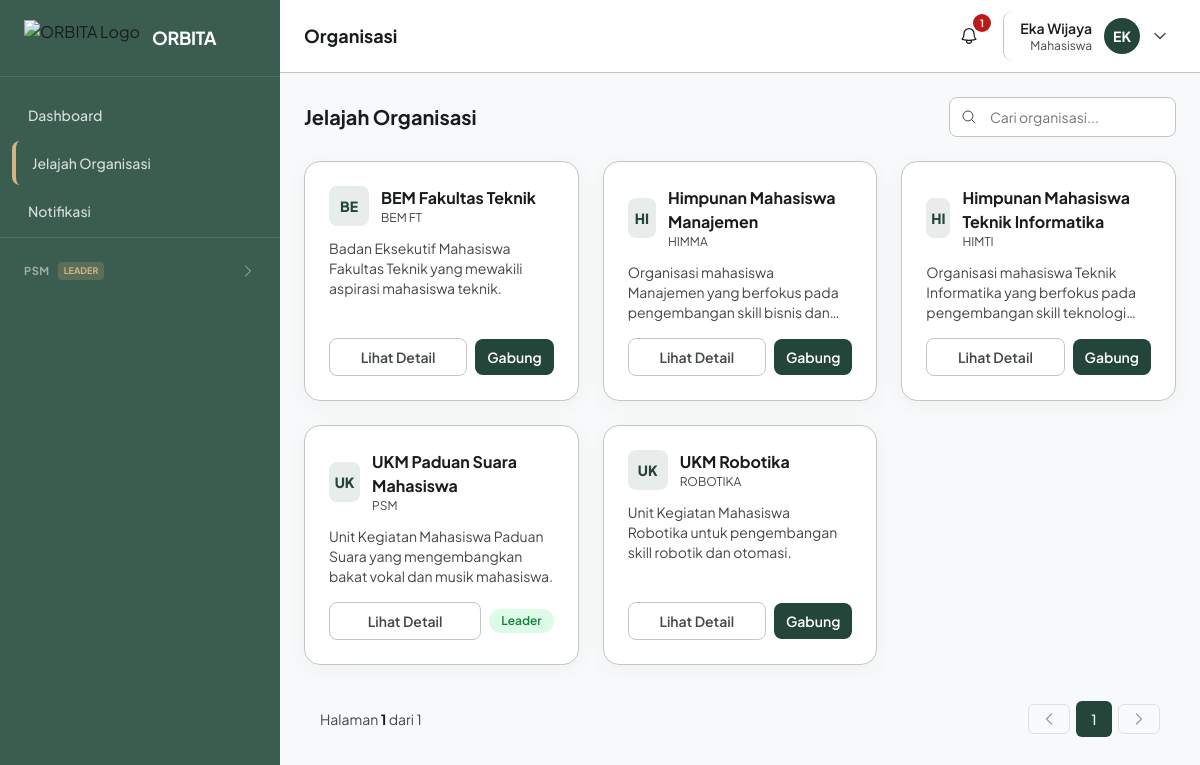
Page /pages/organisasi/index.php (signed in) on the committed database.
### tables this page shows
CREATE TABLE user_organisasi (
    id INT AUTO_INCREMENT PRIMARY KEY,
    user_id INT NOT NULL,
    organisasi_id INT NOT NULL,
    role ENUM('leader', 'staff', 'member') DEFAULT 'member',
    status ENUM('aktif', 'nonaktif', 'alumni') DEFAULT 'aktif',
    created_at DATETIME DEFAULT CURRENT_TIMESTAMP,
    FOREIGN KEY (user_id) REFERENCES users(id) ON DELETE CASCADE,
    FOREIGN KEY (organisasi_id) REFERENCES organisasi(id) ON DELETE CASCADE,
    UNIQUE KEY unique_user_org (user_id, organisasi_id)
);

CREATE TABLE organisasi (
    id INT AUTO_INCREMENT PRIMARY KEY,
    nama VARCHAR(150) NOT NULL,
    singkatan VARCHAR(20),
    deskripsi TEXT,
    visi TEXT,
    misi TEXT,
    logo VARCHAR(255),
    ketua_id INT DEFAULT NULL,
    status ENUM('aktif', 'nonaktif') DEFAULT 'aktif',
    deleted_at DATETIME DEFAULT NULL,
    created_at DATETIME DEFAULT CURRENT_TIMESTAMP,
    updated_at DATETIME DEFAULT CURRENT_TIMESTAMP ON UPDATE CURRENT_TIMESTAMP,
    FOREIGN KEY (ketua_id) REFERENCES users(id) ON DELETE SET NULL
);

### pages/organisasi/index.php (the view, shortened to what this page needs)
<?php
require_once __DIR__ . '/../../includes/functions.php';
$current_page = 'organisasi';
$pdo = db();
$user_id = (int) $_SESSION['user_id'];
$search = trim($_GET['search'] ?? '');
$show_arsip = is_super_admin() && isset($_GET['arsip']);
$pageNum = max(1, (int) ($_GET['page'] ?? 1));
$perPage = 10;
if (is_super_admin()) {
    $sql = "SELECT o.*, (SELECT u.id FROM user_organisasi uo JOIN users u ON uo.user_id=u.id WHERE uo.organisasi_id=o.id AND uo.role='leader' AND uo.status='aktif' LIMIT 1) AS leader_id, (SELECT u.nama FROM user_organisasi uo JOIN users u ON uo.user_id=u.id WHERE uo.organisasi_id=o.id AND uo.role='leader' AND uo.status='aktif' LIMIT 1) AS leader_nama
            FROM organisasi o WHERE o.deleted_at IS " . ($show_arsip ? 'NOT NULL' : 'NULL');
    $countSql = "SELECT COUNT(*) FROM organisasi o WHERE o.deleted_at IS " . ($show_arsip ? 'NOT NULL' : 'NULL');
    $params = [];
    if ($search !== '') { $sql .= " AND (o.nama LIKE ? OR o.singkatan LIKE ?)"; $countSql .= " AND (o.nama LIKE ? OR o.singkatan LIKE ?)"; $params[] = "%$search%"; $params[] = "%$search%"; }
    $sql .= " ORDER BY o.created_at DESC";
    $result = fetchPaginated($pdo, $sql, $params, $pageNum, $perPage, $countSql);
    $list = $result['list'];
    $p = $result['p'];
} else {
    $sql = "SELECT o.* FROM organisasi o WHERE o.status='aktif' AND o.deleted_at IS NULL";
    $params = [];
    $sql .= " ORDER BY o.nama";
    $result = fetchPaginated($pdo, $sql, $params, $pageNum, $perPage);
    $list = $result['list'];
    $p = $result['p'];
    $mine = $pdo->prepare("SELECT organisasi_id, role FROM user_organisasi WHERE user_id=? AND status='aktif'");
    $mine->execute([$user_id]);
    $my_roles = [];
    foreach ($mine->fetchAll() as $r) { $my_roles[(int)$r['organisasi_id']] = $r['role']; }
    $my_pending = [];
}
?>
<?php require __DIR__ . '/../../components/head.php'; ?>
<?php require __DIR__ . '/../../components/sidebar.php'; ?>
<?php require __DIR__ . '/../../components/navbar.php'; ?>
<main class="p-6 lg:ml-[280px]">
    <div class="max-w-6xl mx-auto space-y-6">
    <?php if (is_super_admin()): ?>
        <div class="flex items-center justify-between gap-4">
            <div class="relative flex-1 max-w-md">
                <div class="absolute inset-y-0 left-0 pl-3 flex items-center pointer-events-none">
                    <svg class="w-4 h-4 text-on-surface-variant" fill="none" stroke="currentColor" stroke-width="1.5" viewBox="0 0 24 24"><path stroke-linecap="round" stroke-linejoin="round" d="M21 21l-5.197-5.197m0 0A7.5 7.5 0 105.196 5.196a7.5 7.5 0 0010.607 10.607z"/></svg>
                </div>
                <form method="GET" action="" class="w-full">
                    <input type="text" name="search" value="<?= e($search) ?>" class="form-input !h-10 !pl-10 !text-sm w-full" placeholder="Cari organisasi..." autocomplete="off" data-live-search data-target="#org-table-body">
                </form>
            </div>
            <button onclick="openOrganisasiModal()" type="button" class="btn-primary !w-10 !h-10 !p-0 !rounded-full flex items-center justify-center" title="Tambah organisasi">
                <svg class="w-5 h-5" fill="none" stroke="currentColor" stroke-width="2" viewBox="0 0 24 24"><path stroke-linecap="round" stroke-linejoin="round" d="M12 4.5v15m7.5-7.5h-15"/></svg>
            </button>
        </div>
        <div class="bg-white rounded-2xl border border-outline-variant shadow-card overflow-hidden">
            <div class="px-6 py-4 border-b border-outline-variant">
                <h3 class="font-bold text-on-surface">Daftar Organisasi</h3>
            </div>
            <div class="overflow-x-auto">
                <table class="w-full data-table">
                    <thead><tr><th>Nama</th><th>Singkatan</th><th>Leader</th><th>Status</th><th>Dibuat</th><th class="text-right">Aksi</th></tr></thead>
                    <tbody id="org-table-body">
                        <?php include __DIR__ . '/../../components/tables/organisasi.php'; ?>
                    </tbody>
                </table>
            </div>
        </div>
    <?php else: ?>
        <div class="flex items-center justify-between gap-3">
            <h2 class="text-xl font-bold text-on-surface">Jelajah Organisasi</h2>
            <div class="relative max-w-xs">
                <div class="absolute inset-y-0 left-0 pl-3 flex items-center pointer-events-none">
                </div>
                <form method="GET" action="" class="w-full">
                    <input type="text" name="search" value="<?= e($search) ?>" class="form-input !h-10 !pl-10 !text-sm w-full" placeholder="Cari organisasi..." autocomplete="off" data-live-search>
                </form>
            </div>
        </div>
        <div class="grid grid-cols-1 sm:grid-cols-2 lg:grid-cols-3 gap-6">
            <?php foreach ($list as $row):
                $oid = (int) $row['id'];
                $role_here = $my_roles[$oid] ?? null;
                $pending_status = $my_pending[$oid] ?? null;
            ?>
            <div class="bg-white rounded-2xl border border-outline-variant shadow-card card-hover p-6 flex flex-col">
                <div class="flex items-center gap-3 mb-3">
                    <div class="w-10 h-10 rounded-lg bg-primary/10 text-primary flex items-center justify-center font-extrabold text-sm"><?= e(strtoupper(substr($row['nama'],0,2))) ?></div>
                    <div>
                        <h4 class="font-bold text-on-surface"><?= e($row['nama']) ?></h4>
                        <p class="text-xs text-on-surface-variant"><?= e($row['singkatan'] ?? '') ?></p>
                    </div>
                </div>
                <p class="text-sm text-on-surface-variant line-clamp-3 flex-1"><?= e($row['deskripsi'] ?: 'Tidak ada deskripsi.') ?></p>
                <div class="mt-4 flex items-center gap-2">
                    <a href="<?= url('organisasi/' . $oid) ?>" class="flex-1 text-center px-3 py-2 rounded-lg border border-outline-variant text-on-surface-variant text-sm font-semibold hover:bg-surface-low">Lihat Detail</a>
                    <?php if ($role_here): ?>
                        <span class="badge bg-green-100 text-green-700 text-xs"><?= e(org_role_label($role_here)) ?></span>
                    <?php elseif ($pending_status): ?>
                        <span class="badge bg-yellow-100 text-yellow-700 text-xs"><?= e(ucfirst($pending_status)) ?></span>
                    <?php else: ?>
                        <button type="button" onclick='openJoin(<?= $oid ?>, <?= json_encode($row['nama']) ?>)' class="btn-primary !h-auto !py-2 !px-3 !text-sm">Gabung</button>
                    <?php endif; ?>
                </div>
            </div>
            <?php endforeach; ?>
        </div>
        <?php if (!empty($list)): ?><div class="mt-2"><?= renderPagination($p) ?></div><?php endif; ?>
    <?php endif; ?>
    </div>
</main>
<?php require __DIR__ . '/../../components/footer.php'; ?>

### components/sidebar.php (shortened to what this page needs)
<?php
$role = $_SESSION['role'] ?? '';
$current = $current_page ?? '';
$current_org_id = (int) ($current_org_id ?? ($_GET['org_id'] ?? 0));
function makeMenu(array $items): string {
    $html = '';
    foreach ($items as $item) {
        $isActive = (!empty($item['active'])) ? 'sidebar-active' : 'hover:bg-white/10';
        $html .= '<a href="' . $item['url'] . '" class="flex items-center gap-3 px-4 py-3 mx-3 rounded-lg text-white/80 transition-colors ' . $isActive . '">';
        $html .= $item['icon'];
        $html .= '<span class="text-sm font-medium">' . e($item['label']) . '</span></a>';
    }
    return $html;
}
$menus = [];
$org_groups = [];
if ($role === 'Super Admin') {
    $menus = [
        ['page'=>'dashboard','label'=>'Dashboard','url'=>url('dashboard'),'icon'=>$icn['dashboard'],'active'=>$current==='dashboard'],
        ['page'=>'organisasi','label'=>'Kelola Organisasi','url'=>url('organisasi'),'icon'=>$icn['org'],'active'=>$current==='organisasi'],
        ['page'=>'pengguna','label'=>'Kelola Pengguna','url'=>url('pengguna'),'icon'=>$icn['users'],'active'=>$current==='pengguna'],
        ['page'=>'pengumuman','label'=>'Pengumuman','url'=>url('pengumuman'),'icon'=>$icn['announce'],'active'=>$current==='pengumuman'],
        ['page'=>'laporan','label'=>'Laporan','url'=>url('laporan'),'icon'=>$icn['report'],'active'=>$current==='laporan'],
        ['page'=>'log','label'=>'Log Aktivitas','url'=>url('log'),'icon'=>$icn['inbox'],'active'=>$current==='log'],
    ];
} else {
    $menus = [
        ['page'=>'dashboard','label'=>'Dashboard','url'=>url('dashboard'),'icon'=>$icn['dashboard'],'active'=>$current==='dashboard'],
        ['page'=>'organisasi','label'=>'Jelajah Organisasi','url'=>url('organisasi'),'icon'=>$icn['org'],'active'=>$current==='organisasi'],
        ['page'=>'notifikasi','label'=>'Notifikasi','url'=>url('notifikasi'),'icon'=>$icn['bell'],'active'=>$current==='notifikasi'],
    ];
    foreach (my_organisasi((int)($_SESSION['user_id'] ?? 0)) as $o) {
        $oid = (int) $o['id'];
        $r = $o['my_role'];
        $items = [];
        if ($r === 'leader') {
            $items[] = ['label'=>'Kelola Organisasi','url'=>url('organisasi/'.$oid),'icon'=>$icn['org'],'active'=>$current==='org_detail' && $current_org_id===$oid];
        } else {
            $items[] = ['label'=>'Detail Organisasi','url'=>url('organisasi/'.$oid),'icon'=>$icn['org'],'active'=>$current==='org_detail' && $current_org_id===$oid];
        }
        $items[] = ['label'=>($r==='member'?'Lihat Member':'Manajemen Member'),'url'=>url('organisasi/'.$oid.'/member'),'icon'=>$icn['member'],'active'=>$current==='org_member' && $current_org_id===$oid];
        $items[] = ['label'=>($r==='member'?'Lihat Kegiatan':'Manajemen Kegiatan'),'url'=>url('organisasi/'.$oid.'/kegiatan'),'icon'=>$icn['kegiatan'],'active'=>$current==='org_kegiatan' && $current_org_id===$oid];
        $items[] = ['label'=>'Jadwal Kegiatan','url'=>url('organisasi/'.$oid.'/jadwal'),'icon'=>$icn['calendar'],'active'=>$current==='org_jadwal' && $current_org_id===$oid];
        $items[] = ['label'=>'Kartu Anggota','url'=>url('organisasi/'.$oid.'/kartu'),'icon'=>$icn['card'],'active'=>$current==='org_kartu' && $current_org_id===$oid];
        if (in_array($r, ['leader','staff'], true)) {
            $items[] = ['label'=>'Permintaan Bergabung','url'=>url('organisasi/'.$oid.'/permintaan'),'icon'=>$icn['inbox'],'active'=>$current==='org_permintaan' && $current_org_id===$oid];
        }
        $org_groups[] = ['id'=>$oid, 'name'=>$o['singkatan'] ?: $o['nama'], 'role'=>$r, 'items'=>$items];
    }
}
?>
<aside id="sidebar" class="fixed top-0 left-0 z-40 w-[280px] h-screen transition-transform -translate-x-full lg:translate-x-0 bg-primary-light">
    <div class="h-full flex flex-col">
        <div class="flex items-center gap-3 px-6 py-5 border-b border-white/10">
            <img src="<?= BASE_URL ?>/assets/images/orbita-logo.png" alt="ORBITA Logo" class="h-9 w-auto">
            <span class="text-white font-bold text-lg tracking-tight">ORBITA</span>
        </div>
        <nav class="flex-1 overflow-y-auto py-4 space-y-1">
            <?= makeMenu($menus) ?>
            <?php foreach ($org_groups as $group): ?>
            <?php $oid = (int) $group['id']; ?>
            <?php $isActiveGroup = false; foreach ($group['items'] as $item) { if (!empty($item['active'])) { $isActiveGroup = true; break; } } ?>
            <?php $collapsedClass = $isActiveGroup ? '' : 'collapsed'; ?>
            <div class="pt-4 mt-2 border-t border-white/10">
                <button type="button" onclick="toggleOrgSection(<?= $oid ?>)" class="w-full flex items-center justify-between px-6 py-2 text-white/80 hover:bg-white/10 transition-colors">
                    <div class="flex items-center gap-2">
                        <span class="text-[11px] font-bold uppercase tracking-wider text-white/50 truncate"><?= e($group['name']) ?></span>
                        <span class="text-[9px] font-bold uppercase px-1.5 py-0.5 rounded bg-accent/20 text-accent"><?= e(org_role_label($group['role'])) ?></span>
                    </div>
                    <svg id="org-chevron-<?= $oid ?>" class="org-section-chevron w-4 h-4 text-white/60 <?= $collapsedClass ?>" fill="none" stroke="currentColor" stroke-width="1.5" viewBox="0 0 24 24"><path stroke-linecap="round" stroke-linejoin="round" d="M19.5 8.25l-7.5 7.5-7.5-7.5"/></svg>
                </button>
            </div>
            <?php endforeach; ?>
        </nav>
    </div>
</aside>

### assets/css/custom.css (style rules this page uses)
#sidebar { transition: transform 0.3s ease; }
.org-section-chevron { transition: transform 0.3s ease; }
.org-section-chevron.collapsed { transform: rotate(-90deg); }
.card-hover { transition: box-shadow 0.2s ease, transform 0.2s ease; }
.badge { display: inline-flex; align-items: center; padding: 4px 12px; border-radius: 9999px; font-size: 12px; font-weight: 600; }
.form-input { height: 44px; border: 1px solid #c1c8c3; border-radius: 0.5rem; padding: 0 14px; font-size: 14px; transition: all 0.2s; width: 100%; background: white; }
.form-input::placeholder { color: #717974; }
.btn-primary { display: inline-flex; align-items: center; justify-content: center; gap: 8px; height: 44px; padding: 0 20px; background: #244539; color: white; border-radius: 0.5rem; font-weight: 600; font-size: 14px; transition: all 0.2s; }

### components/head.php (style rules this page uses)
body { font-family: 'Plus Jakarta Sans', sans-serif; background-color: #f8f9fa; }
.sidebar-active { background-color: #3B5D50; border-left: 4px solid #D4B483; }

### rows in the picture
user_organisasi: organisasi.singkatan "PSM", role "LEADER"
organisasi: nama "BE", nama "BEM Fakultas Teknik", singkatan "BEM FT", deskripsi "Badan Eksekutif Mahasiswa Fakultas Teknik yang mewakili aspirasi mahasiswa teknik."
organisasi: nama "HI", nama "Himpunan Mahasiswa Manajemen", singkatan "HIMMA", deskripsi "Organisasi mahasiswa Manajemen yang berfokus pada pengembangan skill bisnis…"
organisasi: nama "HI", nama "Himpunan Mahasiswa Teknik Informatika", singkatan "HIMTI", deskripsi "Organisasi mahasiswa Teknik Informatika yang berfokus pada pengembangan skill…"
organisasi: nama "UK", nama "UKM Paduan Suara Mahasiswa", singkatan "PSM", deskripsi "Unit Kegiatan Mahasiswa Paduan Suara yang mengembangkan bakat vokal dan musik mahasiswa.", id "Leader"
organisasi: nama "UK", nama "UKM Robotika", singkatan "ROBOTIKA", deskripsi "Unit Kegiatan Mahasiswa Robotika untuk pengembangan skill robotik dan otomasi."

### other values in the picture
$item['label'] "Dashboard"
$item['label'] "Jelajah Organisasi"
$item['label'] "Notifikasi"
$page_title "Organisasi"
min($unread_count, 99) "1"
$_SESSION['nama'] "Eka Wijaya"
$_SESSION['role'] "Mahasiswa"
substr($_SESSION['nama'] ?? 'U', 0, 2) "EK"
$page "1"
$totalPages "1"
